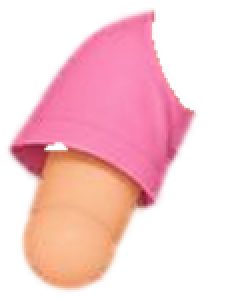
#> input picture assets/emily/parts/upper_arm_r.png, 121 x 149 px, found by its file name (shown 2 times larger)
$ python find_anchors.py ../web/parts/upper_arm_l.png
#> lines starting #> are read from the running program, lines starting #| are printed output that depends on the picture; after the words box and inside, x2 and y2 are one past the last pixel; in counts of white or black regions, pixels touching at a corner belong together
"""Находит «суставы» у деталей рук и ног: центр верхнего и нижнего шарика.

Запуск: python3 -I tools/find_anchors.py assets/emily/parts
Результат пишет в assets/emily/parts/anchors.json — его читает сборщик скелета в Godot.
"""
import json
import os
import sys

import numpy as np
from PIL import Image

D = sys.argv[1]
LIMBS = ["upper_arm_r", "upper_arm_l", "forearm_r", "forearm_l", "hand_r", "hand_l",
         "thigh_r", "thigh_l", "shin_r", "shin_l", "foot_r", "foot_l"]
out = {}
for name in LIMBS:
    a = np.asarray(Image.open(os.path.join(D, name + ".png")))[..., 3] > 128
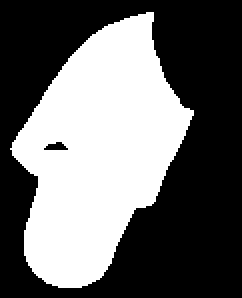
#> a: shape (149, 121) bool (shown 2 times larger); 41.5% white; 1 white region, box (x1, y1, x2, y2) and area: (5, 6, 97, 144) 7485
    ys, xs = np.nonzero(a)
#> ys = 7485 values from 6 to 143; xs = 7485 values, max 96 at index 2268, min 5 at index 3740, mean 48.56
    pts = np.stack([xs + 0.5, ys + 0.5], 1).astype(float)
#> pts = 7485 pairs, first value 5.5 to 96.5, second value 6.5 to 143.5
    c = pts.mean(0)
#> c = [49.06, 75.77]
    cov = np.cov((pts - c).T)
#> cov = [[403.8, -249.7], [-249.7, 1103.4]]
    w, v = np.linalg.eigh(cov)
#> w = [323.8, 1183.4]; v = [[-0.952, -0.305], [-0.305, 0.952]]
    axis = v[:, np.argmax(w)]
#> axis = [-0.305, 0.952]
    if axis[1] < 0:          # ось смотрит вниз (от верхнего сустава к нижнему)
        axis = -axis
    perp = np.array([-axis[1], axis[0]])
#> perp = [-0.952, -0.305]
    t = (pts - c) @ axis
#> t = 7485 values, max 70.47 at index 7473, min -74.34 at index 3, mean 3.89e-15
    s = (pts - c) @ perp
#> s = 7485 values, max 41.87 at index 3740, min -39.6 at index 2430, mean -2.92e-15
    tmin, tmax = t.min(), t.max()
#> tmin = -74.34; tmax = 70.47

    def end_center(from_top, frac_r):
        # ширина детали у этого конца -> радиус шарика
#> called with from_top = True, frac_r = 1
        if from_top:
            band = (t > tmin + 3) & (t < tmin + 0.25 * (tmax - tmin))
        else:
            band = (t < tmax - 3) & (t > tmax - 0.25 * (tmax - tmin))
        r = (np.percentile(s[band], 95) - np.percentile(s[band], 5)) / 2 * frac_r
#> r = 19.58
        sel = (t < tmin + 2 * r) if from_top else (t > tmax - 2 * r)
        p = pts[sel].mean(0)
#> p = [62.48, 28.63]
        return [round(float(p[0]), 1), round(float(p[1]), 1)], float(r)

    top, rt = end_center(True, 1.0)
#> top = [62.5, 28.6]; rt = 19.58
    bottom, rb = end_center(False, 1.0)
#> bottom = [34.6, 122]; rb = 19.97
    out[name] = {"top": top, "bottom": bottom, "r_top": round(rt, 1), "r_bottom": round(rb, 1)}
    print(f"{name:12s} top={top} bottom={bottom} r=({rt:.0f},{rb:.0f})")
#| upper_arm_r  top=[62.5, 28.6] bottom=[34.6, 122.0] r=(20,20)
#> pass 2 of the loop `for name in LIMBS:`:
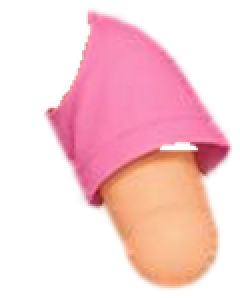
#> input picture web/parts/upper_arm_l.png, 120 x 149 px, found by its file name (shown 2 times larger)
#> `a = np.asarray(Image.open(os.path.join(D, name + ".png")))[..., 3] > 128`:
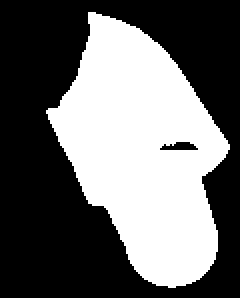
#> a: shape (149, 120) bool (shown 2 times larger); 41.5% white; 1 white region, box (x1, y1, x2, y2) and area: (23, 6, 115, 144) 7414
#> ys = 7414 values from 6 to 143; xs = 7414 values, max 114 at index 3660, min 23 at index 2190, mean 70.93
#> pts = 7414 pairs, first value 23.5 to 114.5, second value 6.5 to 143.5
#> c = [71.43, 75.51]
#> cov = [[404.9, 254], [254, 1097]]
#> w = [321.7, 1180.2]; v = [[-0.95, 0.311], [0.311, 0.95]]
#> axis = [0.311, 0.95]
#> perp = [-0.95, 0.311]
#> t = 7414 values, max 70.22 at index 7409, min -73.97 at index 0, mean 5.89e-15
#> s = 7414 values, max 39.63 at index 2271, min -41.87 at index 3660, mean 2.7e-15
#> tmin = -73.97; tmax = 70.22
#> top = [57.9, 29.3]; rt = 19.89
#> bottom = [86.1, 121.4]; rb = 19.96
#| upper_arm_l  top=[57.9, 29.3] bottom=[86.1, 121.4] r=(20,20)
#> (the run stopped early here; a loop or call above may not have finished)
